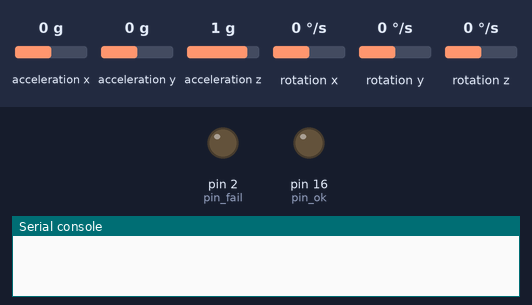
A program run on a simulated MicroPython board. On the bench: output pins drawn as LEDs (lit = HIGH), the last lines printed to the serial console. The inputs (shaded band) are chosen by the test bench; at power-on: acceleration x 0 g, acceleration y 0 g, acceleration z 1 g, rotation x 0 °/s, rotation y 0 °/s, rotation z 0 °/s. WiFi joins after 1.5 s; outgoing connections fail; library files of the repository ran but are not shown: mpu6050.py.

Above: at 0.0 s.
At 1.6 s:
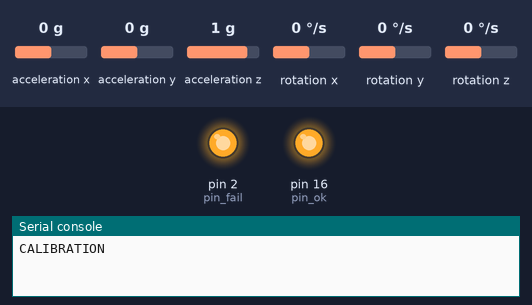
At 14.1 s:
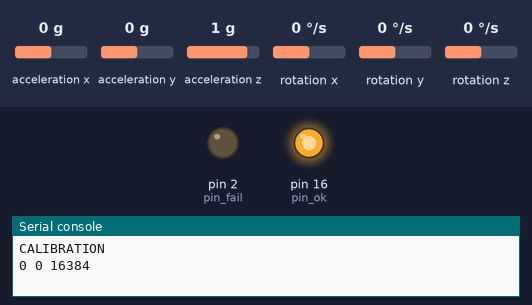
Timing chart, 0 to 15.6 s (numbered marks = the images above):
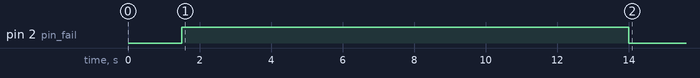

Measured:
- by itself, pin 2 (pin_fail): HIGH → LOW at 14.0 s

The program:

main.py
```python
import time
import usocket
from machine import Pin, ADC
from utime import sleep, ticks_ms
from mpu6050 import *

IP_RECEIVER = "IP_CLIENT"
PORT_RECEIVER = 8010
IOT_RECEIVER = usocket.getaddrinfo(IP_RECEIVER, PORT_RECEIVER)[0][-1]
PIN_FAIL = 2
PIN_OK = 16

def signed_converter(num):
	if num >= 0:
		return num
	else:
		return abs(num) + 32767

def signed_deconverter(num):
	if num < 32768:
		return num
	else:
		return -(num-32767)


class main_program(object):
	def __init__(self, acc_obj, sleep_time, calibration_amount, measurement_amount):
		self.pin_fail = Pin(PIN_FAIL, Pin.OUT, value=1)
		self.pin_ok = Pin(PIN_OK, Pin.OUT, value=1)
		self.acc_obj = acc_obj
		self.acc_obj.get_measurement()
		self.sleep_time = sleep_time
		self.measurement_amount = measurement_amount
		self.calibration_amount = calibration_amount
		self.stored_values = []
		time.sleep(sleep_time)
	def calibrate_accelerometer(self):
		x, y, z = [], [], []
		for i in range(self.calibration_amount):
			time.sleep(self.sleep_time)
			self.acc_obj.get_raw_measurement()
			x.append(self.acc_obj.x_accel_raw)
			y.append(self.acc_obj.y_accel_raw)
			z.append(self.acc_obj.z_accel_raw)
		self.x_average = sum(x) // self.calibration_amount
		self.y_average = sum(y) // self.calibration_amount
		self.z_average = sum(z) // self.calibration_amount
		self.calibration_bytes = signed_converter(self.x_average).to_bytes(2, 'little') + signed_converter(self.y_average).to_bytes(2, 'little') + signed_converter(self.z_average).to_bytes(2, 'little')
		print(self.x_average, self.y_average, self.z_average)
	def get_measurement(self):
		self.acc_obj.get_raw_measurement()
		x_bytes = signed_converter(self.acc_obj.x_accel_raw).to_bytes(2, 'little')
		y_bytes = signed_converter(self.acc_obj.y_accel_raw).to_bytes(2, 'little')
		z_bytes = signed_converter(self.acc_obj.z_accel_raw).to_bytes(2, 'little')
		return x_bytes + y_bytes + z_bytes
	def get_all_measurements(self):
		self.stored_values = bytearray()
		self.stored_values.extend(self.calibration_bytes)
		for i in range(self.measurement_amount):
			time.sleep(self.sleep_time)
			self.stored_values.extend(self.get_measurement())
	def is_failed(self, fail):
		if fail:
			self.pin_fail.value(0)
			self.pin_ok.value(1)
		else:
			self.pin_fail.value(1)
			self.pin_ok.value(0)
	def send_measurements(self):
		self.get_all_measurements()
		s = usocket.socket()
		s.settimeout(0.5)
		try:
			s.connect(IOT_RECEIVER)
			sdat = s.send(self.stored_values)
			s.close()
			self.is_failed(False)
		except:
			self.is_failed(True)
		# ~ self.get_all_measurements()
		# ~ s = usocket.socket()
		# ~ s.settimeout(0.5)
		# ~ s.connect(IOT_RECEIVER)
		# ~ sdat = s.send(self.stored_values)
		# ~ s.close()

mpu_obj = mpu6050(5,4)
main_obj = main_program(mpu_obj, 0.02, 500, 50)
print("CALIBRATION")
main_obj.calibrate_accelerometer()
while True:
	main_obj.send_measurements()
	#print(main_obj.stored_values)
```

boot.py
```python
import gc
import webrepl
import network
import time
ap_if = network.WLAN(network.AP_IF)
ap_if.active(False)
sta_if = network.WLAN(network.STA_IF)
if not sta_if.isconnected():
	sta_if.active(True)
	sta_if.connect('SSID','WIFI_PSK')
	while not sta_if.isconnected():
		pass
sta_if.ifconfig(('IP_ADDR', 'NETMASK', 'GATEWAY', 'DNS'))
webrepl.start()
gc.collect()
```
